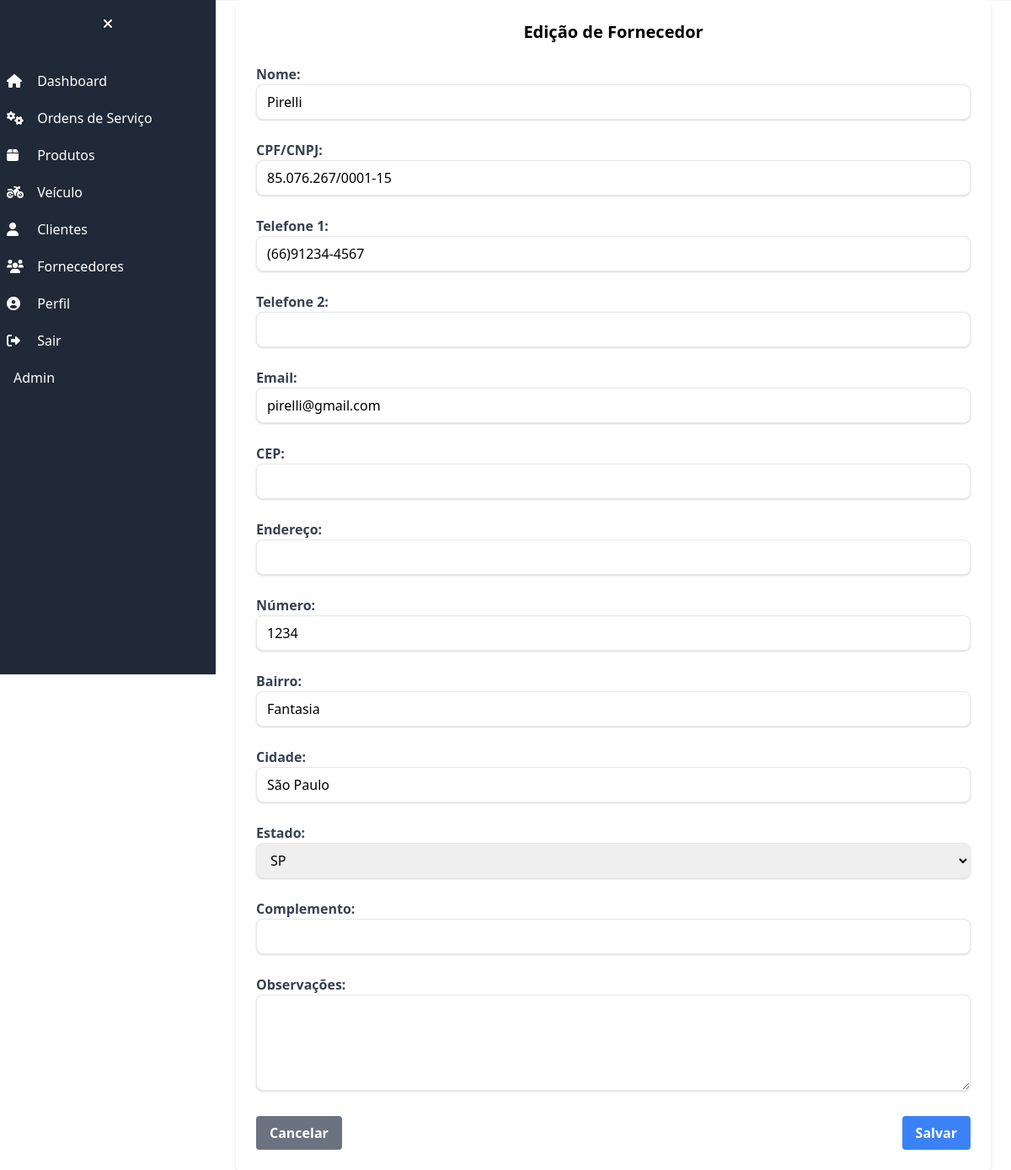
/fornecedor/fornecedor/1/editar/ (signed in), run on the app's committed database.
### fornecedor/models.py (models this page shows, shortened)
class Fornecedor(models.Model):
    nome = models.CharField('NOME', max_length=255)
    cpf_cnpj = models.CharField('CPF/CNPJ', max_length=18, validators=[validate_cpf_cnpj])
    telefone = models.CharField('TELEFONE 1', max_length=20, validators=[validate_phone])
    telefone2 = models.CharField('TELEFONE 2', max_length=20, validators=[validate_phone], blank=True)
    email = models.EmailField('EMAIL', blank=True)
    endereco_cep = models.CharField('CEP', max_length=10, blank=True)
    endereco_logradouro = models.CharField('ENDEREÇO', max_length=255, blank=True)
    endereco_numero = models.CharField('NÚMERO', max_length=10, blank=True)
    endereco_bairro = models.CharField('BAIRRO', max_length=255, blank=True)
    endereco_cidade = models.CharField('CIDADE', max_length=255, blank=True)
    endereco_estado = models.CharField('ESTADO', max_length=2, choices=ESTADOS_CHOICES, blank=True)
    endereco_complemento = models.CharField('COMPLEMENTO', max_length=255, blank=True)
    observacao = models.TextField('OBSERVAÇÕES', blank=True)
    criado_em = models.DateTimeField('CRIADO EM', auto_now_add=True)
    class Meta:
        verbose_name = 'Fornecedor'
        verbose_name_plural = 'Fornecedores'

### fornecedor/views.py (the view)
# urls.py: path('fornecedor/<int:pk>/editar/', FornecedorUpdateView.as_view(), name='fornecedor_edit'),
class FornecedorUpdateView(UpdateView):
    model = Fornecedor
    form_class = FornecedorForm
    template_name = 'fornecedor_edit.html'
    success_url = reverse_lazy('fornecedor_list')

### fornecedor/forms.py
class FornecedorForm(forms.ModelForm):
    class Meta:
        model = Fornecedor
        fields = '__all__'

### fornecedor/templates/fornecedor_edit.html (shortened to what this page needs)
{% extends "base.html" %}
{% block content %}
<div class="w-full max-w-4xl bg-white mx-auto rounded shadow-md p-6">
    <h2 class="text-xl font-bold mb-6 text-center">Edição de Fornecedor</h2>
    <form  method="POST">
        <div class="grid grid-cols-1 gap-6">
            <div>
                <label for="nome" class="block font-bold text-gray-700">Nome:</label>
                <input type="text" id="nome" name="nome" value="{{fornecedor.nome}}" class="w-full py-2 px-3 border rounded-lg shadow focus:outline-none focus:ring">
            </div>
            <div>
                <label for="cpf" class="block font-bold text-gray-700">CPF/CNPJ:</label>
                <input type="text" id="cpf/cnpj" name="cpf_cnpj" value="{{fornecedor.cpf_cnpj}}" class="w-full py-2 px-3 border rounded-lg shadow focus:outline-none focus:ring">
            </div>
            <div>
                <label for="telefone1" class="block font-bold text-gray-700">Telefone 1:</label>
                <input type="tel" id="telefone1" name="telefone" value="{{fornecedor.telefone}}" class="w-full py-2 px-3 border rounded-lg shadow focus:outline-none focus:ring">
            </div>
            <div>
                <label for="telefone2" class="block font-bold text-gray-700">Telefone 2:</label>
                <input type="tel" id="telefone2" name="telefone2" value="{{fornecedor.telefone2}}" class="w-full py-2 px-3 border rounded-lg shadow focus:outline-none focus:ring">
            </div>
            <div>
                <label for="email" class="block font-bold text-gray-700">Email:</label>
                <input type="email" id="email" name="email" value="{{fornecedor.email}}" class="w-full py-2 px-3 border rounded-lg shadow focus:outline-none focus:ring">
            </div>
            <div>
                <label for="cep" class="block font-bold text-gray-700">CEP:</label>
                <input type="text" id="cep" name="endereco_cep" class="w-full py-2 px-3 border rounded-lg shadow focus:outline-none focus:ring">
            </div>
            <div>
                <label for="endereco" class="block font-bold text-gray-700">Endereço:</label>
                <input type="text" id="endereco" name="endereco_logradouro" value="{{fornecedor.endereco_logradouro}}" class="w-full py-2 px-3 border rounded-lg shadow focus:outline-none focus:ring">
            </div>
            <div>
                <label for="numero" class="block font-bold text-gray-700">Número:</label>
                <input type="text" id="numero" name="endereco_numero" value="{{fornecedor.endereco_numero}}" class="w-full py-2 px-3 border rounded-lg shadow focus:outline-none focus:ring">
            </div>
            <div>
                <label for="bairro" class="block font-bold text-gray-700">Bairro:</label>
                <input type="text" id="bairro" name="endereco_bairro" value="{{fornecedor.endereco_bairro}}" class="w-full py-2 px-3 border rounded-lg shadow focus:outline-none focus:ring">
            </div>
            <div>
                <label for="cidade" class="block font-bold text-gray-700">Cidade:</label>
                <input type="text" id="cidade" name="endereco_cidade" value="{{fornecedor.endereco_cidade}}" class="w-full py-2 px-3 border rounded-lg shadow focus:outline-none focus:ring">
            </div>
            <div>
                <label for="estado" class="block font-bold text-gray-700">Estado:</label>
                <select id="estado" name="endereco_estado"  class="w-full py-2 px-3 border rounded-lg shadow focus:outline-none focus:ring">
                    <option value="{{fornecedor.endereco_estado}}" selected>{{fornecedor.endereco_estado}}</option>
                </select>
            </div>
            <div>
                <label for="complemento" class="block font-bold text-gray-700">Complemento:</label>
                <input type="text" id="complemento" name="endereco_complemento" value="{{fornecedor.endereco_complemento}}" class="w-full py-2 px-3 border rounded-lg shadow focus:outline-none focus:ring">
            </div>
            <div>
                <label for="observacoes" class="block font-bold text-gray-700">Observações:</label>
                <textarea id="observacoes" name="observacao" value="{{fornecedor.observacao}}" rows="4" class="w-full py-2 px-3 border rounded-lg shadow focus:outline-none focus:ring"></textarea>
            </div>
        </div>
        <div class="mt-6 flex justify-between">
            <a href="/fornecedor/" class="bg-gray-500 hover:bg-gray-600 text-white font-bold py-2 px-4 rounded focus:outline-none focus:shadow-outline">Cancelar</a>
            <button type="submit" class="bg-blue-500 hover:bg-blue-600 text-white font-bold py-2 px-4 rounded focus:outline-none focus:shadow-outline">Salvar</button>
        </div>
    </form>
</div>
{% endblock %}

### data on the page
Fornecedor: nome "Pirelli", cpf_cnpj "85.076.267/0001-15", telefone "(66)91234-4567", email "pirelli@gmail.com", endereco_numero "1234", endereco_bairro "Fantasia", endereco_cidade "São Paulo", endereco_estado "SP"
